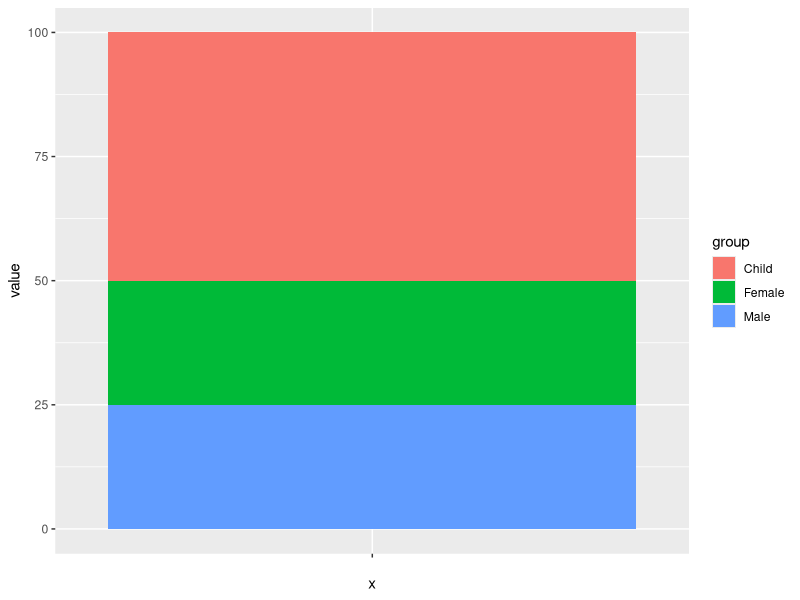
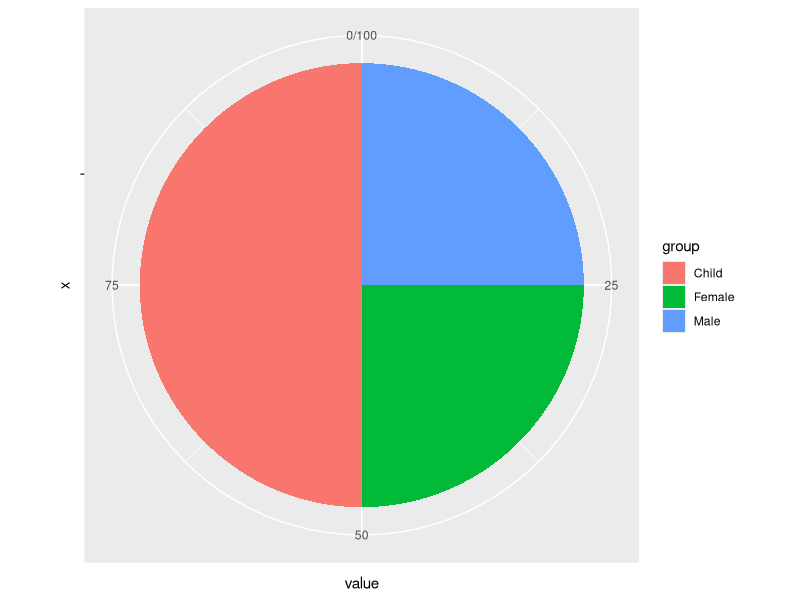
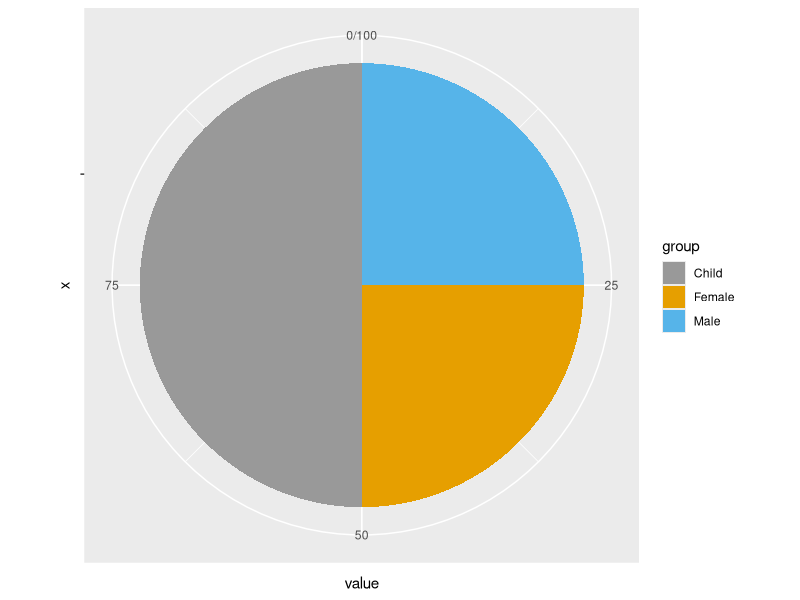
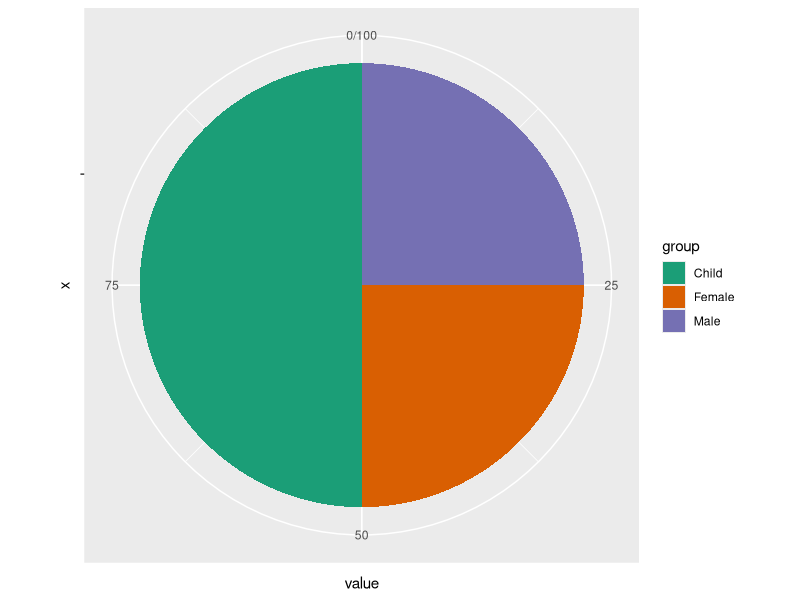

Reproduce these figures in R, in order.
df <- data.frame(
  group = c("Male", "Female", "Child"),
  value = c(25, 25, 50)
)
head(df)

library(ggplot2)
# Barplot
bp<- ggplot(df, aes(x="", y=value, fill=group))+
  geom_bar(width = 1, stat = "identity")
bp

pie <- bp + coord_polar("y", start=0)
pie

pie + scale_fill_manual(values=c("#999999", "#E69F00", "#56B4E9"))

# use brewer color palettes
pie + scale_fill_brewer(palette="Dark2")